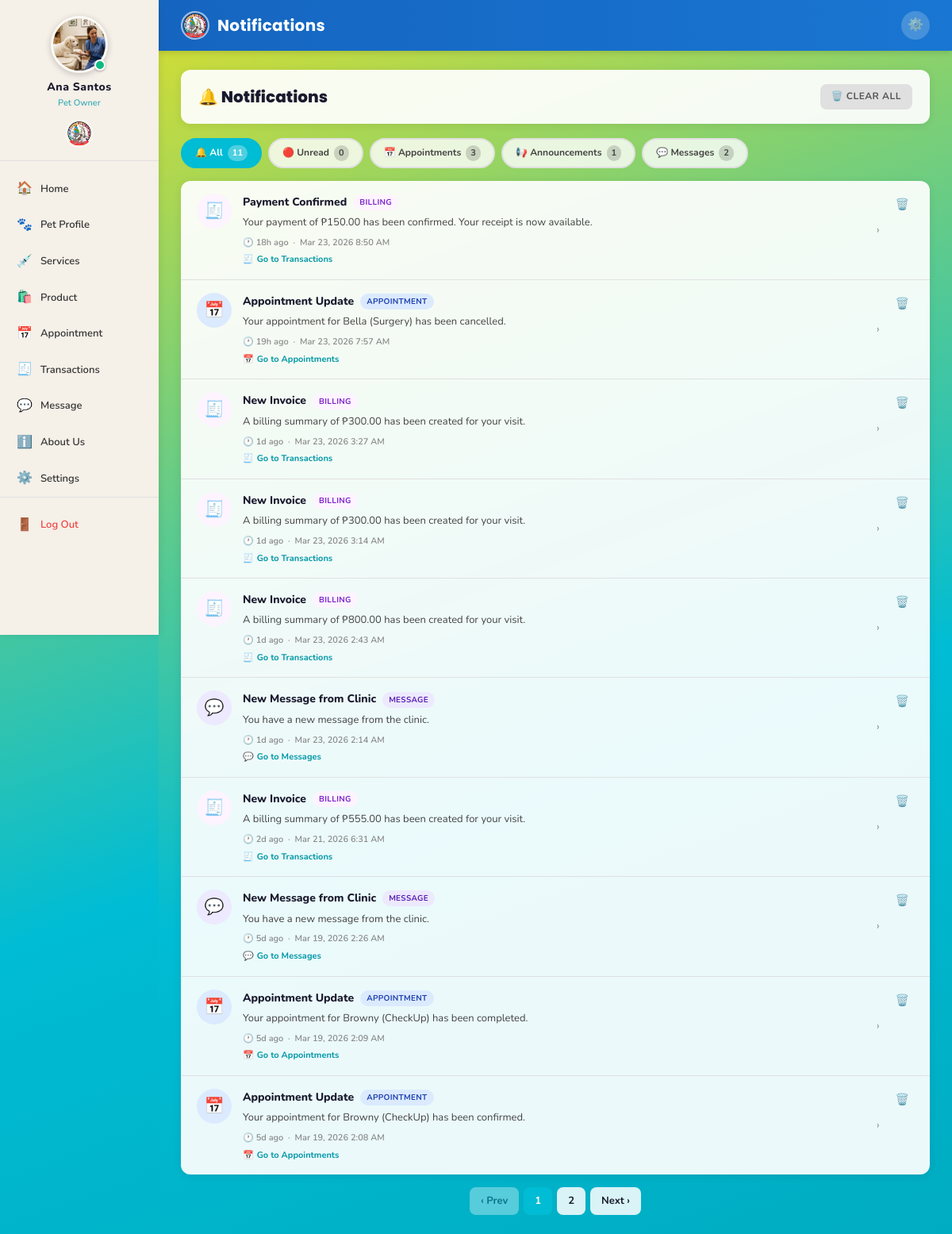
The page /user/notifications.php (signed in) on the database as committed earlier.
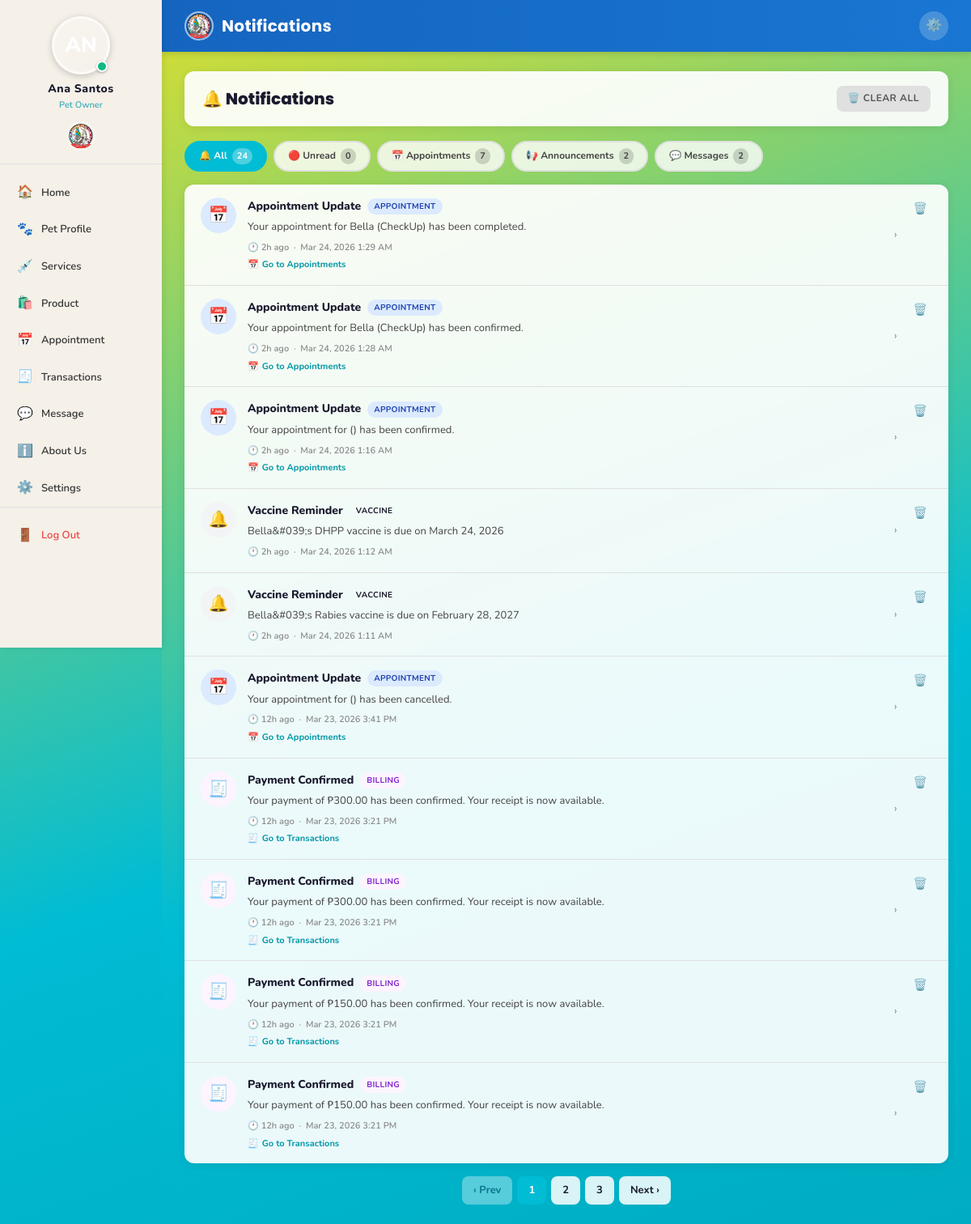
The same page on the database as committed later.
### tables this page shows
CREATE TABLE `users` (
  `id` int(11) NOT NULL,
  `name` varchar(100) NOT NULL,
  `address` varchar(255) DEFAULT NULL,
  `contact_no` varchar(20) DEFAULT NULL,
  `email` varchar(100) NOT NULL,
  `password` varchar(255) NOT NULL,
  `profile_picture` varchar(255) DEFAULT NULL,
  `gender` enum('male','female') DEFAULT 'female',
  `role` enum('user','admin','staff') DEFAULT 'user',
  `position` varchar(100) DEFAULT NULL,
  `status` enum('active','inactive') DEFAULT 'active',
  `created_at` timestamp NOT NULL DEFAULT current_timestamp(),
  `updated_at` timestamp NOT NULL DEFAULT current_timestamp() ON UPDATE current_timestamp()
);

CREATE TABLE `notifications` (
  `id` int(11) NOT NULL,
  `user_id` int(11) NOT NULL,
  `title` varchar(255) DEFAULT NULL,
  `message` text NOT NULL,
  `is_read` tinyint(1) DEFAULT 0,
  `type` varchar(50) DEFAULT 'general',
  `created_at` timestamp NOT NULL DEFAULT current_timestamp()
);

### includes/db.php (called while the page is built, shortened)
<?php
function getRow($conn, $sql) {
    $result = mysqli_query($conn, $sql);
    if ($result && mysqli_num_rows($result) > 0) {
        return mysqli_fetch_assoc($result);
    }
    return null;
}
function getRows($conn, $sql) {
    $result = mysqli_query($conn, $sql);
    $rows = [];
    if ($result && mysqli_num_rows($result) > 0) {
        while ($row = mysqli_fetch_assoc($result)) {
            $rows[] = $row;
        }
    }
    return $rows;
}
function countRows($conn, $table, $where = '') {
    $sql = "SELECT COUNT(*) as total FROM $table";
    if ($where) $sql .= " WHERE $where";
    $result = mysqli_query($conn, $sql);
    $row = mysqli_fetch_assoc($result);
    return $row['total'] ?? 0;
}
?>

### user/notifications.php (the view, shortened to what the changed rows need)
<?php
require_once '../includes/auth.php';
$user_id = (int)$_SESSION['user_id'];
$filter = $_GET['filter'] ?? 'all';
$where  = "user_id=$user_id";
$per_page    = 10;
$page        = max(1, (int)($_GET['page'] ?? 1));
$offset      = ($page - 1) * $per_page;
$total       = countRows($conn, 'notifications', $where);
$total_pages = max(1, ceil($total / $per_page));
$notifications = getRows($conn,
    "SELECT * FROM notifications
     WHERE $where
     ORDER BY created_at DESC
     LIMIT $per_page OFFSET $offset"
);
$count_all    = countRows($conn, 'notifications', "user_id=$user_id");
$count_unread = countRows($conn, 'notifications', "user_id=$user_id AND is_read=0");
$count_appt   = countRows($conn, 'notifications', "user_id=$user_id AND type IN ('appointment','appointment_reminder')");
$count_ann    = countRows($conn, 'notifications', "user_id=$user_id AND type='announcement'");
$count_msg    = countRows($conn, 'notifications', "user_id=$user_id AND type='message'");
?>
<!DOCTYPE html>
<html lang="en">
<head>
    <link rel="stylesheet" href="../assets/css/style.css">
</head>
<body>
<div class="app-wrapper">
    <?php include '../includes/sidebar_user.php'; ?>
    <div class="main-content">
        <div class="page-body">
            <div class="notif-header-strip">
                <h2>
                    🔔 Notifications
                </h2>
            </div>
            <div class="filter-tabs-row">
                <?php
                $tabs = [
                    ['all',          'All',           $count_all,   '🔔'],
                    ['unread',       'Unread',        $count_unread,'🔴'],
                    ['appointment',  'Appointments',  $count_appt,  '📅'],
                    ['announcement', 'Announcements', $count_ann,   '📢'],
                    ['message',      'Messages',      $count_msg,   '💬'],
                ];
                foreach ($tabs as $tab):
                    $is_active = $filter === $tab[0] ? 'active' : '';
                ?>
                    <a href="?filter=<?= $tab[0] ?>"
                       class="filter-tab <?= $is_active ?>">
                        <?= $tab[3] ?> <?= $tab[1] ?>
                        <span class="tab-count"><?= $tab[2] ?></span>
                    </a>
                <?php endforeach; ?>
            </div>
            <?php if (empty($notifications)): ?>
                <div class="notif-list">
                    <div class="notif-empty">
                        <div class="ne-icon">🔔</div>
                        <h3>No notifications</h3>
                        <p>
                            <?php if ($filter !== 'all'): ?>
                                No <?= $filter ?> notifications found.
                                <a href="notifications.php" style="color:var(--teal-dark);font-weight:700;">View all</a>
                            <?php else: ?>
                                You're all caught up! We'll notify you about appointments and updates.
                            <?php endif; ?>
                        </p>
                    </div>
                </div>
            <?php else: ?>
                <div class="notif-list">
                    <?php foreach ($notifications as $notif):
                        $is_unread = !$notif['is_read'];
                        $type      = $notif['type'] ?? 'general';
                        $icons = [
                            'appointment'          => ['📅', 'ni-appointment'],
                            'appointment_reminder' => ['⏰', 'ni-appointment_reminder'],
                            'announcement'         => ['📢', 'ni-announcement'],
                            'message'              => ['💬', 'ni-message'],
                            'billing'              => ['🧾', 'ni-billing'],
                            'general'              => ['🔔', 'ni-general'],
                        ];
                        [$icon, $icon_class] = $icons[$type] ?? ['🔔', 'ni-general'];
                        $display_msg = trim(preg_replace('/\[appointment_id:\d+\]/', '', $notif['message']));
                        $created  = strtotime($notif['created_at']);
                        $diff     = time() - $created;
                        if      ($diff < 60)     $time_str = 'Just now';
                        elseif  ($diff < 3600)   $time_str = floor($diff/60)   . 'm ago';
                        elseif  ($diff < 86400)  $time_str = floor($diff/3600) . 'h ago';
                        elseif  ($diff < 604800) $time_str = floor($diff/86400). 'd ago';
                        else                     $time_str = date('M j, Y', $created);
                        $dest_hints = [
                            'appointment'          => ['📅', 'Go to Appointments'],
                            'appointment_reminder' => ['📅', 'Go to Appointments'],
                            'message'              => ['💬', 'Go to Messages'],
                            'billing'              => ['🧾', 'Go to Transactions'],
                            'announcement'         => ['📖', 'Tap to read full announcement'],
                            'general'              => null,
                        ];
                        $hint = $dest_hints[$type] ?? null;
                    ?>
                    <div class="notif-item <?= $is_unread ? 'unread' : '' ?>"
                         id="notif-<?= $notif['id'] ?>"
                         onclick="handleNotifClick(
                             '<?= $type ?>',
                             <?= $notif['id'] ?>,
                             '<?= htmlspecialchars($notif['title'] ?? '', ENT_QUOTES) ?>',
                             '<?= htmlspecialchars($display_msg, ENT_QUOTES) ?>',
                             '<?= date('M j, Y g:i A', $created) ?>'
                         )">
                        <div class="notif-icon-wrap <?= $icon_class ?>">
                            <?= $icon ?>
                        </div>
                        <div class="notif-content">
                            <div class="notif-title">
                                <?= htmlspecialchars($notif['title'] ?? 'Notification') ?>
                                <span class="type-badge tb-<?= $type ?>">
                                    <?= ucfirst(str_replace('_', ' ', $type)) ?>
                                </span>
                            </div>
                            <div class="notif-msg"><?= htmlspecialchars($display_msg) ?></div>
                            <div class="notif-time">
                                🕐 <?= $time_str ?> &nbsp;·&nbsp; <?= date('M j, Y g:i A', $created) ?>
                            </div>
                            <?php if ($hint): ?>
                                <div class="notif-dest-hint">
                                    <?= $hint[0] ?> <span><?= $hint[1] ?></span>
                                </div>
                            <?php endif; ?>
                        </div>
                        <div class="notif-arrow">›</div>
                        <div class="notif-item-actions" onclick="event.stopPropagation()">
                            <button
                                class="notif-action-btn del"
                                title="Delete notification"
                                onclick="openDeleteModal(<?= $notif['id'] ?>, '<?= $filter ?>')">
                                🗑️
                            </button>
                        </div>
                    </div>
                    <?php endforeach; ?>
                </div>
                <?php if ($total_pages > 1): ?>
                    <div class="page-nav">
                        <?php if ($page > 1): ?>
                            <a href="?page=<?= $page-1 ?>&filter=<?= $filter ?>">‹ Prev</a>
                        <?php else: ?>
                            <span class="disabled">‹ Prev</span>
                        <?php endif; ?>
                        <?php for ($p = 1; $p <= $total_pages; $p++): ?>
                            <?php if ($p === $page): ?>
                                <span class="current"><?= $p ?></span>
                            <?php else: ?>
                                <a href="?page=<?= $p ?>&filter=<?= $filter ?>"><?= $p ?></a>
                            <?php endif; ?>
                        <?php endfor; ?>
                        <?php if ($page < $total_pages): ?>
                            <a href="?page=<?= $page+1 ?>&filter=<?= $filter ?>">Next ›</a>
                        <?php else: ?>
                            <span class="disabled">Next ›</span>
                        <?php endif; ?>
                    </div>
                <?php endif; ?>
            <?php endif; ?>
        </div>
    </div>
</div>
</body>
</html>

### includes/sidebar_user.php (shortened to what the changed rows need)
<?php
$current_page = basename($_SERVER['PHP_SELF']);
$user_data     = getRow($conn, "SELECT name, profile_picture, gender FROM users WHERE id=" . (int)$_SESSION['user_id']);
$user_name     = $user_data['name']            ?? ($_SESSION['user_name'] ?? 'Pet Owner');
$user_gender   = $user_data['gender']          ?? 'female';
$user_pic      = $user_data['profile_picture'] ?? '';
$_avatar_disk_base = dirname(__DIR__) . '/assets/images/avatars/';
$_avatar_web_base  = '../assets/images/avatars/';
$_avatar_default   = $user_gender === 'male' ? 'boy_profile.jpg' : 'girl_profile.jpg';
if (!empty($user_pic) && file_exists($_avatar_disk_base . $user_pic)) {
    $avatar_src  = $_avatar_web_base . htmlspecialchars($user_pic);
    $avatar_show = true;
} elseif (file_exists($_avatar_disk_base . $_avatar_default)) {
    $avatar_src  = $_avatar_web_base . $_avatar_default;
    $avatar_show = true;
} else {
    $avatar_src  = '';
    $avatar_show = false;
}
$nav_items = [
    ['Home',         'dashboard.php',    '🏠'],
    ['Pet Profile',  'pet_profile.php',  '🐾'],
    ['Services',     'services.php',     '💉'],
    ['Product',      'products.php',     '🛍️'],
    ['Appointment',  'appointments.php', '📅'],
    ['Transactions', 'transactions.php', '🧾'],
    ['Message',      'messages.php',     '💬'],
    ['About Us',     'about.php',        'ℹ️'],
    ['Settings',     'settings.php',     '⚙️'],
];
?>
<aside class="sidebar">
    <a href="profile.php" class="sidebar-logo"
       style="flex-direction:column; align-items:center; padding:20px 16px 16px; gap:10px;
              text-decoration:none; cursor:pointer; transition:var(--transition);"
       onmouseover="this.style.background='rgba(0,0,0,0.05)'"
       onmouseout="this.style.background='transparent'">
        <div style="position:relative; width:72px; height:72px; flex-shrink:0;">
            <?php if ($avatar_show): ?>
                <img src="<?= $avatar_src ?>"
                     alt="<?= htmlspecialchars($user_name) ?>"
                     id="sidebarUserAvatar"
                     style="width:72px; height:72px; border-radius:50%; object-fit:cover;
                            border:3px solid rgba(255,255,255,0.6);
                            box-shadow:0 2px 8px rgba(0,0,0,0.2);"
                     onerror="this.style.display='none'; document.getElementById('sidebarUserInitials').style.display='flex';">
            <?php endif; ?>
            <span style="position:absolute; bottom:3px; right:3px;
                         width:14px; height:14px; border-radius:50%;
                         background:#10b981; border:2px solid #fff;
                         box-shadow:0 1px 3px rgba(0,0,0,0.3);">
            </span>
        </div>
        <div style="text-align:center;">
            <div class="username" style="font-size:14px; font-weight:800; letter-spacing:0.5px;">
                <?= htmlspecialchars($user_name) ?>
            </div>
            <div class="role" style="font-size:11px; opacity:0.75; margin-top:2px;">
                Pet Owner
            </div>
        </div>
    </a>
    <nav class="sidebar-nav">
        <?php foreach ($nav_items as $item): ?>
            <?php
                $is_active = ($current_page === $item[1]) ? 'active' : '';
            ?>
            <a href="<?= $item[1] ?>" class="<?= $is_active ?>">
                <span class="nav-icon"><?= $item[2] ?></span>
                <span><?= $item[0] ?></span>
            </a>
        <?php endforeach; ?>
    </nav>
</aside>

Rows that differ between the two databases and show on the page:
no longer on this page (row unchanged): notifications: icon "🧾", title "Payment Confirmed", type "BILLING", message "Your payment of ₱150.00 has been confirmed. Your receipt is now available.", created_at "18h ago", created_at "Mar 23, 2026 8:50 AM", type "🧾", type "Go to Transactions"
no longer on this page (row unchanged): notifications: icon "📅", title "Appointment Update", type "APPOINTMENT", message "Your appointment for Bella (Surgery) has been cancelled.", created_at "19h ago", created_at "Mar 23, 2026 7:57 AM", type "📅", type "Go to Appointments"
no longer on this page (row unchanged): notifications: icon "🧾", title "New Invoice", type "BILLING", message "A billing summary of ₱300.00 has been created for your visit.", created_at "1d ago", created_at "Mar 23, 2026 3:27 AM", type "🧾", type "Go to Transactions"
no longer on this page (row unchanged): notifications: icon "🧾", title "New Invoice", type "BILLING", message "A billing summary of ₱300.00 has been created for your visit.", created_at "1d ago", created_at "Mar 23, 2026 3:14 AM", type "🧾", type "Go to Transactions"
no longer on this page (row unchanged): notifications: icon "🧾", title "New Invoice", type "BILLING", message "A billing summary of ₱800.00 has been created for your visit.", created_at "1d ago", created_at "Mar 23, 2026 2:43 AM", type "🧾", type "Go to Transactions"
no longer on this page (row unchanged): notifications: icon "💬", title "New Message from Clinic", type "MESSAGE", message "You have a new message from the clinic.", created_at "1d ago", created_at "Mar 23, 2026 2:14 AM", type "💬", type "Go to Messages"
no longer on this page (row unchanged): notifications: icon "🧾", title "New Invoice", type "BILLING", message "A billing summary of ₱555.00 has been created for your visit.", created_at "2d ago", created_at "Mar 21, 2026 6:31 AM", type "🧾", type "Go to Transactions"
no longer on this page (row unchanged): notifications: icon "💬", title "New Message from Clinic", type "MESSAGE", message "You have a new message from the clinic.", created_at "5d ago", created_at "Mar 19, 2026 2:26 AM", type "💬", type "Go to Messages"
no longer on this page (row unchanged): notifications: icon "📅", title "Appointment Update", type "APPOINTMENT", message "Your appointment for Browny (CheckUp) has been completed.", created_at "5d ago", created_at "Mar 19, 2026 2:09 AM", type "📅", type "Go to Appointments"
no longer on this page (row unchanged): notifications: icon "📅", title "Appointment Update", type "APPOINTMENT", message "Your appointment for Browny (CheckUp) has been confirmed.", created_at "5d ago", created_at "Mar 19, 2026 2:08 AM", type "📅", type "Go to Appointments"
changed users "Ana Santos": profile_picture "avatar_2_1774249991.jpg" → "avatar_2_1774257244.png" (drawn); profile_picture: picture removed
added notifications: icon "📅", title "Appointment Update", type "APPOINTMENT", message "Your appointment for Bella (CheckUp) has been completed.", created_at "2h ago", created_at "Mar 24, 2026 1:29 AM", type "📅", type "Go to Appointments"
added notifications: icon "📅", title "Appointment Update", type "APPOINTMENT", message "Your appointment for Bella (CheckUp) has been confirmed.", created_at "2h ago", created_at "Mar 24, 2026 1:28 AM", type "📅", type "Go to Appointments"
added notifications: icon "📅", title "Appointment Update", type "APPOINTMENT", message "Your appointment for () has been confirmed.", created_at "2h ago", created_at "Mar 24, 2026 1:16 AM", type "📅", type "Go to Appointments"
added notifications: icon "🔔", title "Vaccine Reminder", type "VACCINE", message "Bella&#039;s DHPP vaccine is due on March 24, 2026", created_at "2h ago", created_at "Mar 24, 2026 1:12 AM"
added notifications: icon "🔔", title "Vaccine Reminder", type "VACCINE", message "Bella&#039;s Rabies vaccine is due on February 28, 2027", created_at "2h ago", created_at "Mar 24, 2026 1:11 AM"
added notifications: icon "📅", title "Appointment Update", type "APPOINTMENT", message "Your appointment for () has been cancelled.", created_at "12h ago", created_at "Mar 23, 2026 3:41 PM", type "📅", type "Go to Appointments"
added notifications: icon "🧾", title "Payment Confirmed", type "BILLING", message "Your payment of ₱300.00 has been confirmed. Your receipt is now available.", created_at "12h ago", created_at "Mar 23, 2026 3:21 PM", type "🧾", type "Go to Transactions"
added notifications: icon "🧾", title "Payment Confirmed", type "BILLING", message "Your payment of ₱300.00 has been confirmed. Your receipt is now available.", created_at "12h ago", created_at "Mar 23, 2026 3:21 PM", type "🧾", type "Go to Transactions"
added notifications: icon "🧾", title "Payment Confirmed", type "BILLING", message "Your payment of ₱150.00 has been confirmed. Your receipt is now available.", created_at "12h ago", created_at "Mar 23, 2026 3:21 PM", type "🧾", type "Go to Transactions"
added notifications: icon "🧾", title "Payment Confirmed", type "BILLING", message "Your payment of ₱150.00 has been confirmed. Your receipt is now available.", created_at "12h ago", created_at "Mar 23, 2026 3:21 PM", type "🧾", type "Go to Transactions"
Other text that changed with them:
new list line: "🔔 All 24"
new list line: "📅 Appointments 7"
new list line: "📢 Announcements 2"
new list line: "3"
list line gone: "🔔 All 11"
list line gone: "📅 Appointments 3"
list line gone: "📢 Announcements 1"
